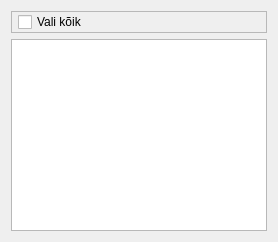
                         <widget class="QWidget" name="tabDel_data_tranposrt">
                          <attribute name="title">
                           <string>Teed/tänavad</string>
                          </attribute>
                          <layout class="QVBoxLayout" name="verticalLayout_112">
                           <item>
                            <widget class="QFrame" name="frDel_data_transport_heading">
                             <property name="frameShape">
                              <enum>QFrame::StyledPanel</enum>
                             </property>
                             <property name="frameShadow">
                              <enum>QFrame::Raised</enum>
                             </property>
                             <layout class="QHBoxLayout" name="horizontalLayout_45">
                              <property name="spacing">
                               <number>10</number>
                              </property>
                              <property name="leftMargin">
                               <number>6</number>
                              </property>
                              <property name="topMargin">
                               <number>0</number>
                              </property>
                              <property name="rightMargin">
                               <number>0</number>
                              </property>
                              <property name="bottomMargin">
                               <number>0</number>
                              </property>
                              <item>
                               <widget class="QCheckBox" name="cbDel_ChooseAll_Data_transport">
                                <property name="text">
                                 <string>Vali kõik</string>
                                </property>
                               </widget>
                              </item>
                              <item>
                               <spacer name="horizontalSpacer_18">
                                <property name="orientation">
                                 <enum>Qt::Horizontal</enum>
                                </property>
                                <property name="sizeHint" stdset="0">
                                 <size>
                                  <width>40</width>
                                  <height>20</height>
                                 </size>
                                </property>
                               </spacer>
                              </item>
                             </layout>
                            </widget>
                           </item>
                           <item>
                            <widget class="QTableView" name="tbl_Delete_streets"/>
                           </item>
                          </layout>
                         </widget>
